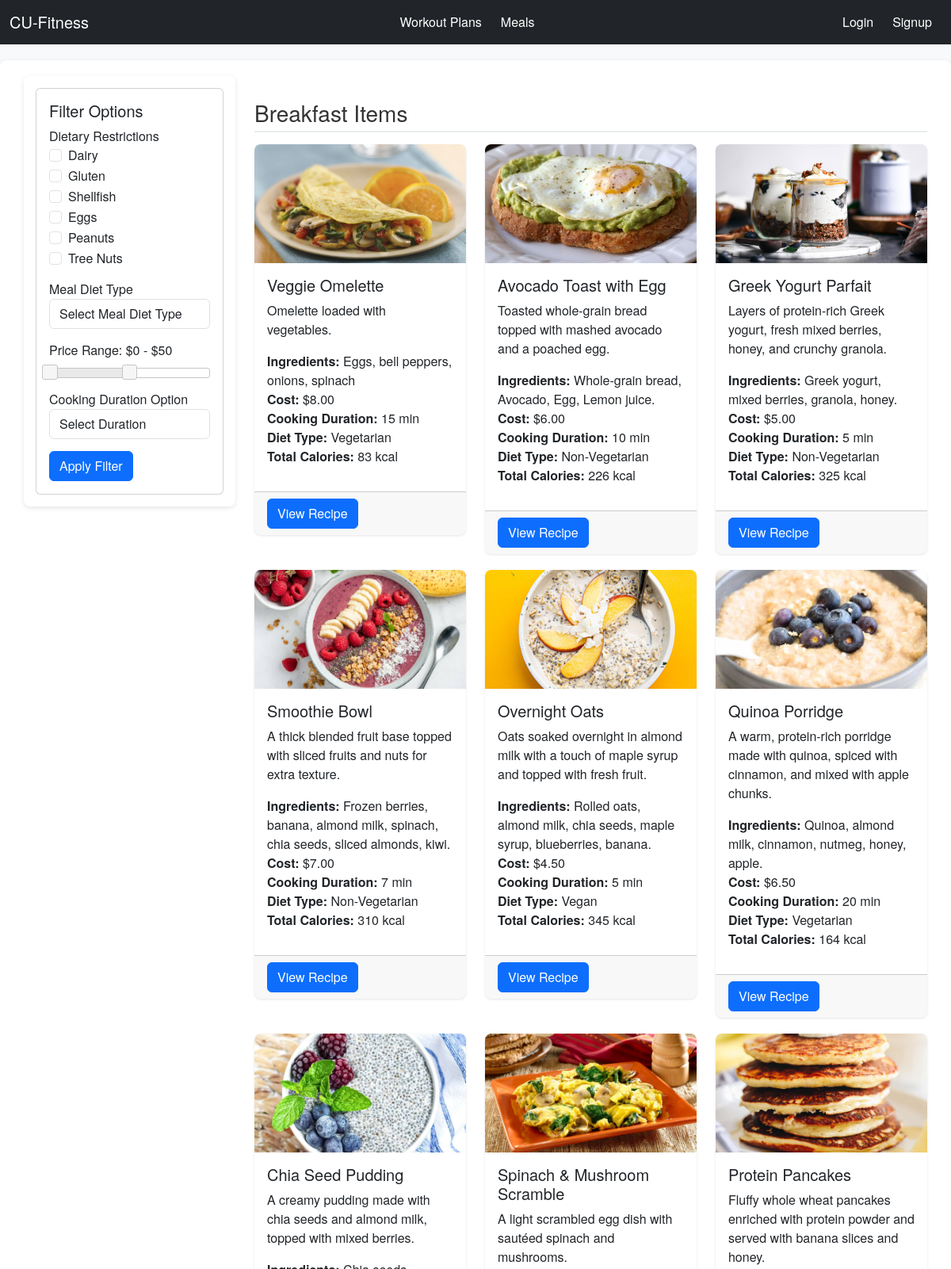
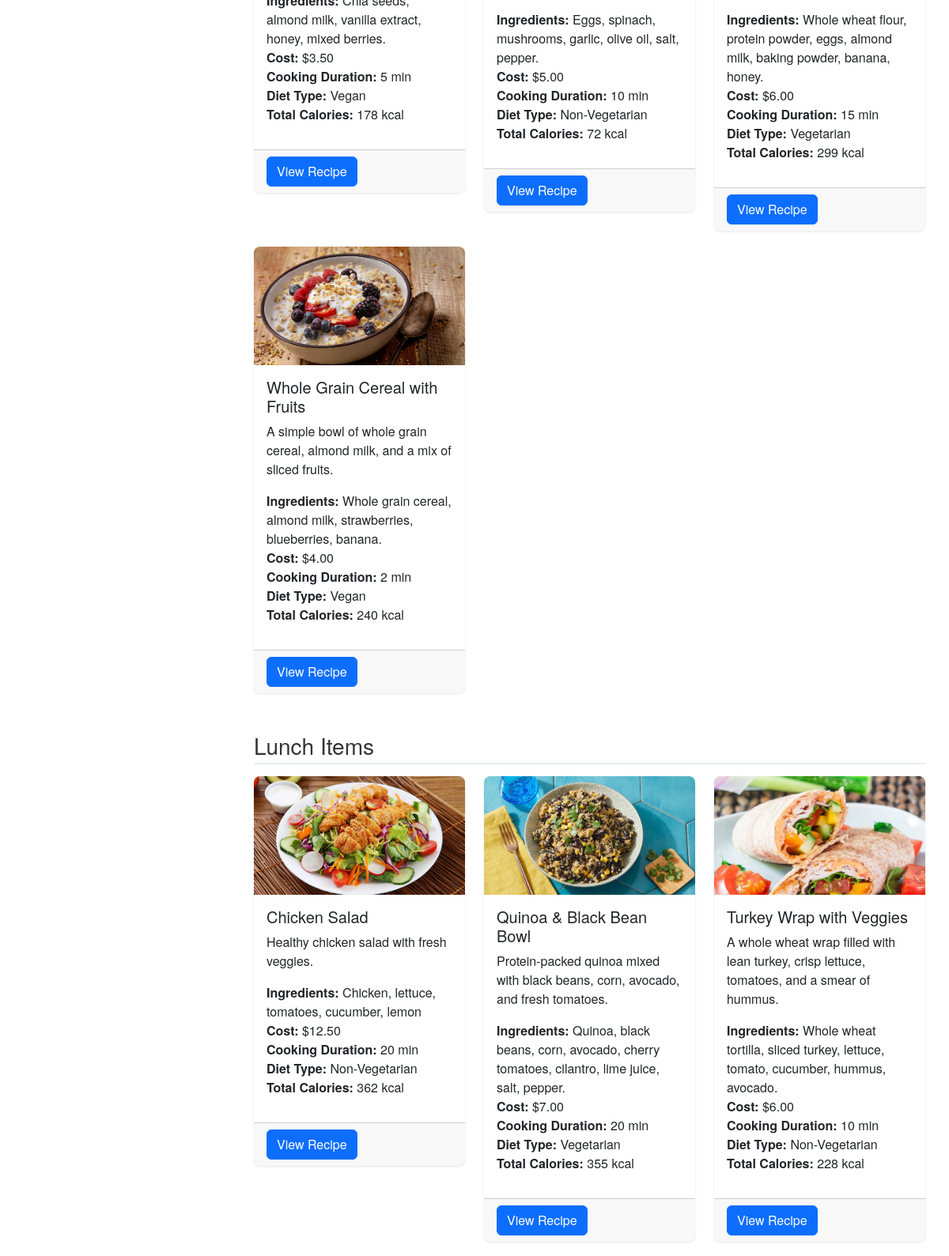
Screenshot of /meals/ (upper part) with the database file from the repository (2 pictures, top to bottom).
### meals/models.py (models this page shows, shortened)
class Meal(models.Model):
    meal_name = models.CharField(max_length=200)
    meal_type = models.CharField(max_length=50)  # e.g., Breakfast, Lunch, Dinner, Snack
    recipe_description = models.TextField()
    ingredients = models.TextField()  # For plain text listing (optional, if you want to display unstructured ingredients)
    cost = models.DecimalField(max_digits=6, decimal_places=2)  # e.g., 14.00
    cooking_duration = models.IntegerField()  # in minutes, renamed from duration
    image = models.ImageField(upload_to='meals/', blank=True, null=True)  # Requires Pillow
    cooking_instructions = models.TextField(default="Cooking instructions not provided yet.")
    DIET_CHOICES = [
        ('non-veg', 'Non-Vegetarian'),
        ('veg', 'Vegetarian'),
        ('vegan', 'Vegan'),
    ]
    diet_type = models.CharField(max_length=10, choices=DIET_CHOICES, default='non-veg')
    @property
    def total_calories(self):
        return sum(mi.get_calories() for mi in self.meal_ingredients.all())

class MealIngredient(models.Model):
    meal = models.ForeignKey(Meal, on_delete=models.CASCADE, related_name="meal_ingredients")
    ingredient = models.ForeignKey(Ingredient, on_delete=models.CASCADE)
    quantity = models.FloatField(help_text="Quantity used in this meal (in the ingredient's unit)")
    def get_calories(self):
        return self.quantity * self.ingredient.calories_per_unit

class Ingredient(models.Model):
    name = models.CharField(max_length=100)
    calories_per_unit = models.FloatField(help_text="Calories per unit (e.g., per gram)")
    unit = models.CharField(max_length=50, default="g", help_text="Unit of measurement, e.g., g, ml, piece")

### meals/views.py (the view, shortened to what this page needs)
# urls.py: path('', views.meal_list, name='meals_list'),
def meal_list(request):
    meals = Meal.objects.all()
    price = request.GET.get('price', '')
    duration = request.GET.get('duration', '')
    dietary_list = request.GET.getlist('dietary')
    diet_type_param = request.GET.get('diet_type', '').strip().lower()  # For meal's assigned diet type
    if diet_type_param:
        meals = meals.filter(diet_type=diet_type_param)
    dietary_map = {
        "dairy": ["milk", "yogurt", "cheese", "butter"],
        "gluten": ["wheat", "barley", "rye"],
        "shellfish": ["shrimp", "prawn", "clam", "mussel", "crab"],
        "eggs": ["egg"],
        "peanuts": ["peanut"],
        "tree nuts": ["almond", "walnut", "cashew", "pecan", "hazelnut", "pistachio", "nut"]
    }
    context = {'meals': meals}
    return render(request, 'meals/meal_list.html', context)

### templates/meals/meal_list.html (shortened to what this page needs)
{% extends 'base.html' %}
{% load static %}
{% block additional_style %}
<link rel="stylesheet" href="//code.jquery.com/ui/1.12.1/themes/base/jquery-ui.css">
{% endblock additional_style %}
{% block content %}
    <div class="container main-container">
        <div class="row">
            <div class="col-md-3">
                <div class="sidebar">
                    <div id="filterPanel">
                        <div class="card card-body">
                            <h5>Filter Options</h5>
                            <form method="get" action="">
                                <div class="form-group">
                                    <label>Dietary Restrictions</label>
                                    <div class="form-check">
                                        <input class="form-check-input" type="checkbox" name="dietary" id="dietaryDairy"
                                               value="dairy">
                                        <label class="form-check-label" for="dietaryDairy">Dairy</label>
                                    </div>
                                    <div class="form-check">
                                        <input class="form-check-input" type="checkbox" name="dietary"
                                               id="dietaryGluten"
                                               value="gluten">
                                        <label class="form-check-label" for="dietaryGluten">Gluten</label>
                                    </div>
                                    <div class="form-check">
                                        <input class="form-check-input" type="checkbox" name="dietary"
                                               id="dietaryShellfish"
                                               value="shellfish">
                                        <label class="form-check-label" for="dietaryShellfish">Shellfish</label>
                                    </div>
                                    <div class="form-check">
                                        <input class="form-check-input" type="checkbox" name="dietary" id="dietaryEggs"
                                               value="eggs">
                                        <label class="form-check-label" for="dietaryEggs">Eggs</label>
                                    </div>
                                    <div class="form-check">
                                        <input class="form-check-input" type="checkbox" name="dietary"
                                               id="dietaryPeanuts"
                                               value="peanuts">
                                        <label class="form-check-label" for="dietaryPeanuts">Peanuts</label>
                                    </div>
                                    <div class="form-check">
                                        <input class="form-check-input" type="checkbox" name="dietary"
                                               id="dietaryTreeNuts"
                                               value="tree nuts">
                                        <label class="form-check-label" for="dietaryTreeNuts">Tree Nuts</label>
                                    </div>
                                </div>
                                <div class="form-group">
                                    <label for="dietTypeFilter">Meal Diet Type</label>
                                    <select class="form-control" id="dietTypeFilter" name="diet_type">
                                        <option value="">Select Meal Diet Type</option>
                                    </select>
                                </div>
                                <div class="form-group">
                                    <label for="priceRange">Price Range: <span id="priceRangeValue"></span></label>
                                    <div id="priceRange"></div>
                                </div>
                                <div class="form-group">
                                    <label for="durationFilter">Cooking Duration Option</label>
                                    <select class="form-control" id="durationFilter" name="duration">
                                        <option value="">Select Duration</option>
                                    </select>
                                </div>
                                <div>
                                    <button type="submit" class="btn btn-primary btn-block">Apply Filter</button>
                                </div>
                            </form>
                        </div>
                    </div>
                </div>
            </div>
            <div class="col-md-9">
                <h2 class="section-heading">Breakfast Items</h2>
                <div class="row">
                    {% for meal in meals %}
                        {% if meal.meal_type|lower == "breakfast" %}
                            <div class="col-md-4">
                                <div class="card meal-card">
                                    {% if meal.image %}
                                        <img class="card-img-top meal-image" src="{{ meal.image.url }}"
                                             alt="{{ meal.meal_name }}">
                                    {% else %}
                                        <img class="card-img-top meal-image" src="{% static 'meals/default.jpg' %}"
                                             alt="Default Image">
                                    {% endif %}
                                    <div class="card-body">
                                        <h5 class="card-title">{{ meal.meal_name }}</h5>
                                        <p class="card-text">{{ meal.recipe_description|truncatewords:20 }}</p>
                                        <ul class="list-unstyled">
                                            <li><strong>Ingredients:</strong> {{ meal.ingredients }}</li>
                                            <li><strong>Cost:</strong> ${{ meal.cost }}</li>
                                            <li><strong>Cooking Duration:</strong> {{ meal.cooking_duration }} min</li>
                                            <li><strong>Diet Type:</strong> {{ meal.get_diet_type_display }}</li>
                                            <li><strong>Total Calories:</strong> {{ meal.total_calories|floatformat:0 }}
                                                kcal
                                            </li>
                                        </ul>
                                    </div>
                                    <div class="card-footer">
                                        <button type="button" class="btn btn-primary" data-toggle="modal"
                                                data-target="#recipeModal{{ meal.id }}">
                                            View Recipe
                                        </button>
                                    </div>
                                </div>
                            </div>
                        {% endif %}
                    {% endfor %}
                </div>
                <h2 class="section-heading">Lunch Items</h2>
                <div class="row">
                    {% for meal in meals %}
                        {% if meal.meal_type|lower == "lunch" %}
                            <div class="col-md-4">
                                <div class="card meal-card">
                                    {% if meal.image %}
                                        <img class="card-img-top meal-image" src="{{ meal.image.url }}"
                                             alt="{{ meal.meal_name }}">
                                    {% else %}
                                        <img class="card-img-top meal-image" src="{% static 'meals/default.jpg' %}"
                                             alt="Default Image">
                                    {% endif %}
                                    <div class="card-body">
                                        <h5 class="card-title">{{ meal.meal_name }}</h5>
                                        <p class="card-text">{{ meal.recipe_description|truncatewords:20 }}</p>
                                        <ul class="list-unstyled">
                                            <li><strong>Ingredients:</strong> {{ meal.ingredients }}</li>
                                            <li><strong>Cost:</strong> ${{ meal.cost }}</li>
                                            <li><strong>Cooking Duration:</strong> {{ meal.cooking_duration }} min</li>
                                            <li><strong>Diet Type:</strong> {{ meal.get_diet_type_display }}</li>
                                            <li><strong>Total Calories:</strong> {{ meal.total_calories|floatformat:0 }}
                                                kcal
                                            </li>
                                        </ul>
                                    </div>
                                    <div class="card-footer">
                                        <button type="button" class="btn btn-primary" data-toggle="modal"
                                                data-target="#recipeModal{{ meal.id }}">
                                            View Recipe
                                        </button>
                                    </div>
                                </div>
                            </div>
                        {% endif %}
                    {% endfor %}
                </div>
            </div>
        </div>
    </div>
{% endblock content %}

### templates/base.html (shortened to what this page needs)
<!DOCTYPE html>
{% load static %}
{% load django_bootstrap5 %}
<html lang="en">
<head>
    {% bootstrap_css %}
    {% block additional_style %}{% endblock additional_style %}
</head>
<body>
<nav class="navbar navbar-expand-lg navbar-dark bg-dark">
    <div class="container-fluid">
        <a class="navbar-brand" href="{% url 'home' %}">CU-Fitness</a>
        <div class="collapse navbar-collapse" id="navbarNav">
            <ul class="navbar-nav me-auto mb-2 mb-lg-0 justify-content-center mx-auto">
                <li class="nav-item">
                    <a class="nav-link btn btn-primary mx-1 text-white" href="{% url 'workout_plans_list' %}">Workout
                        Plans</a>
                </li>
                <li class="nav-item">
                    <a class="nav-link btn btn-primary mx-1 text-white" href="{% url 'meals_list' %}">Meals</a>
                </li>
            </ul>
            <ul class="navbar-nav ms-auto">
                {% if not user.is_authenticated %}
                    <li class="nav-item">
                        <a class="nav-link btn btn-primary mx-1 text-white" href="{% url 'login' %}">Login</a>
                    </li>
                    <li class="nav-item">
                        <a class="nav-link btn btn-primary mx-1 text-white" href="{% url 'signup' %}">Signup</a>
                    </li>
                {% endif %}
            </ul>
        </div>
    </div>
</nav>
{% block content %}
{% endblock content %}
</body>
</html>

### templates/meals/meal_list.html (style rules this page uses)
body { background-color: #f8f9fa; font-family: "Helvetica Neue", Helvetica, Arial, sans-serif; margin: 0; padding: 0; }
.main-container { background-color: #fff; padding: 20px 30px; border-radius: 8px; box-shadow: 0 2px 6px rgba(0, 0, 0, 0.1); margin: 20px auto; max-width: 1200px; }
.section-heading { margin-top: 30px; margin-bottom: 15px; font-size: 1.75rem; color: #333; border-bottom: 2px solid #e9ecef; padding-bottom: 5px; }
.meal-card { margin-bottom: 20px; border: none; border-radius: 8px; overflow: hidden; box-shadow: 0 1px 3px rgba(0, 0, 0, 0.1); }
.meal-image { height: 150px; object-fit: cover; }
.card-body ul { padding-left: 0; list-style: none; }
.sidebar { background-color: #fff; padding: 15px; border-radius: 8px; box-shadow: 0 2px 6px rgba(0, 0, 0, 0.1); margin-bottom: 20px; }
#priceRange { margin-top: 10px; }
.form-group { margin-bottom: 15px; }

### rows the page displays
Meal: image (picture), meal_name "Veggie Omelette", recipe_description "Omelette loaded with vegetables.", ingredients "Eggs, bell peppers, onions, spinach", cost "8.00", cooking_duration "15", diet_type "Vegetarian", total_calories "83"
Meal: image (picture), meal_name "Avocado Toast with Egg", recipe_description "Toasted whole-grain bread topped with mashed avocado and a poached egg.", ingredients "Whole-grain bread, Avocado, Egg, Lemon juice.", cost "6.00", cooking_duration "10", diet_type "Non-Vegetarian", total_calories "226"
Meal: image (picture), meal_name "Greek Yogurt Parfait", recipe_description "Layers of protein-rich Greek yogurt, fresh mixed berries, honey, and crunchy granola.", ingredients "Greek yogurt, mixed berries, granola, honey.", cost "5.00", cooking_duration "5", diet_type "Non-Vegetarian", total_calories "325"
Meal: image (picture), meal_name "Smoothie Bowl", recipe_description "A thick blended fruit base topped with sliced fruits and nuts for extra texture.", ingredients "Frozen berries, banana, almond milk, spinach, chia seeds, sliced almonds, kiwi.", cost "7.00", cooking_duration "7", diet_type "Non-Vegetarian", total_calories "310"
Meal: image (picture), meal_name "Overnight Oats", recipe_description "Oats soaked overnight in almond milk with a touch of maple syrup and topped with fresh fruit.", ingredients "Rolled oats, almond milk, chia seeds, maple syrup, blueberries, banana.", cost "4.50", cooking_duration "5", diet_type "Vegan", total_calories "345"
Meal: image (picture), meal_name "Quinoa Porridge", recipe_description "A warm, protein-rich porridge made with quinoa, spiced with cinnamon, and mixed with apple chunks.", ingredients "Quinoa, almond milk, cinnamon, nutmeg, honey, apple.", cost "6.50", cooking_duration "20", diet_type "Vegetarian", total_calories "164"
Meal: image (picture), meal_name "Chia Seed Pudding", recipe_description "A creamy pudding made with chia seeds and almond milk, topped with mixed berries.", ingredients "Chia seeds, almond milk, vanilla extract, honey, mixed berries.", cost "3.50", cooking_duration "5", diet_type "Vegan", total_calories "178"
Meal: image (picture), meal_name "Spinach & Mushroom Scramble", recipe_description "A light scrambled egg dish with sautéed spinach and mushrooms.", ingredients "Eggs, spinach, mushrooms, garlic, olive oil, salt, pepper.", cost "5.00", cooking_duration "10", diet_type "Non-Vegetarian", total_calories "72"
Meal: image (picture), meal_name "Protein Pancakes", recipe_description "Fluffy whole wheat pancakes enriched with protein powder and served with banana slices and honey.", ingredients "Whole wheat flour, protein powder, eggs, almond milk, baking powder, banana, honey.", cost "6.00", cooking_duration "15", diet_type "Vegetarian", total_calories "299"
Meal: image (picture), meal_name "Whole Grain Cereal with Fruits", recipe_description "A simple bowl of whole grain cereal, almond milk, and a mix of sliced fruits.", ingredients "Whole grain cereal, almond milk, strawberries, blueberries, banana.", cost "4.00", cooking_duration "2", diet_type "Vegan", total_calories "240"
Meal: image (picture), meal_name "Chicken Salad", recipe_description "Healthy chicken salad with fresh veggies.", ingredients "Chicken, lettuce, tomatoes, cucumber, lemon", cost "12.50", cooking_duration "20", diet_type "Non-Vegetarian", total_calories "362"
Meal: image (picture), meal_name "Quinoa & Black Bean Bowl", recipe_description "Protein-packed quinoa mixed with black beans, corn, avocado, and fresh tomatoes.", ingredients "Quinoa, black beans, corn, avocado, cherry tomatoes, cilantro, lime juice, salt, pepper.", cost "7.00", cooking_duration "20", diet_type "Vegetarian", total_calories "355"
Meal: image (picture), meal_name "Turkey Wrap with Veggies", recipe_description "A whole wheat wrap filled with lean turkey, crisp lettuce, tomatoes, and a smear of hummus.", ingredients "Whole wheat tortilla, sliced turkey, lettuce, tomato, cucumber, hummus, avocado.", cost "6.00", cooking_duration "10", diet_type "Non-Vegetarian", total_calories "228"
